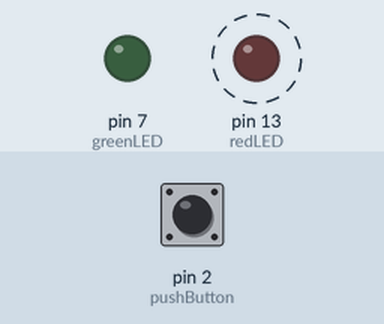
A sketch run on a simulated Arduino Uno, built with avr-gcc and run on an emulated ATmega328P. Parts: output pins drawn as LEDs (lit = HIGH). Dashed ring = blinking. The test bench sets the inputs (shaded band); at power-on: pin 2 (pushButton) LOW.

Above: at 2.8 s.
2.9 s: pin 2 (pushButton) pulled HIGH for 1.2 s
At 3.4 s:
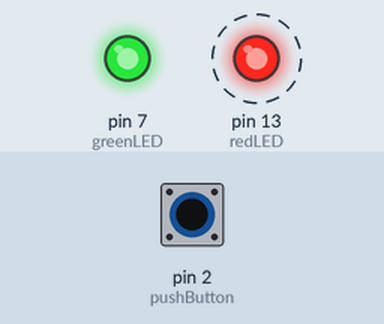
6.4 s: pin 2 (pushButton) pulled HIGH for 3.2 s
At 10.4 s:
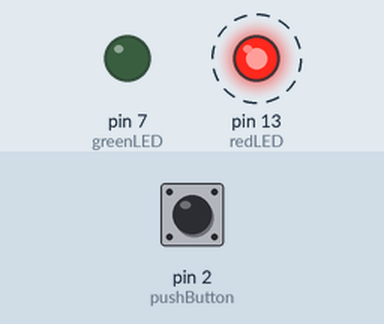
Timing chart, 0 to 17.1 s (numbered marks = the images above; inputs shaded):
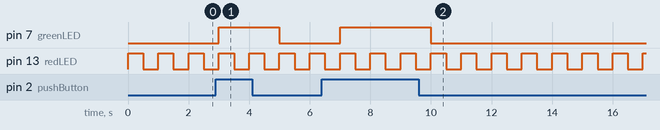

The sketch:

LEDLights.ino
```cpp
// (C) Jitish Rajankumar Padhya, Raghav Tengse, Utkarsh Singh, group: 23 (2024)
// Work package 3
// Exercise 1:
// Submission code: 2345166


//defining the pins connected to the respective components
int redLED = 13;// red led is connected to the 13th digital pin
int buttonState = 0; //button is at 0, meaning its at normal pos
int pushButton = 2;//red led is connected to the 2nd digital pin
int greenLED = 7;// green led is connected to the 7th digital pin


void setup()
{
  //define and initialise the components used in the circuit
  // i.e red LED light, push button and a green LED light
  //the pinmode also defines the type,i.e red light provides output
  //and the button takes input(i.e getting pressed
  pinMode(redLED, OUTPUT);
  pinMode(pushButton, INPUT);
  pinMode(greenLED, OUTPUT);
}

void loop()
{
  //reads the state of the button(pushed or not pushed)
  buttonState = digitalRead(pushButton);
  //if buttonState is high, it indicates that the button is pressed
  if (buttonState == HIGH) {
    //this in turn switches the green light on
    digitalWrite(greenLED, HIGH);
  }else {
    //else it switches the green light off
    digitalWrite(greenLED, LOW);
  }
//the red light will switch on
  digitalWrite(redLED, HIGH);
  //delay of 500 ms
  delay(500);
  //red light switch off
  digitalWrite(redLED, LOW);
  //delay of 500 ms
  delay(500);
  //these delays cause the red light to flash at intervals


}
```

Measured:
- after the input at 2.9 s, pin 7 (greenLED): LOW → HIGH after 0.10 s, → LOW 2.0 s later
- after the input at 6.4 s, pin 7 (greenLED): LOW → HIGH after 0.60 s, → LOW 3.0 s later
- by itself, pin 13 (redLED): alternates HIGH for 0.50 s and LOW for 0.50 s
